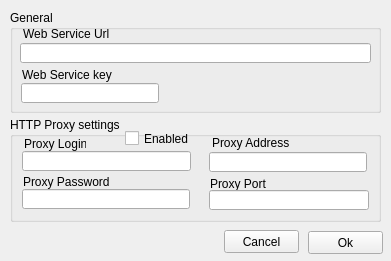
<?xml version="1.0" encoding="UTF-8"?>
<ui version="4.0">
 <class>Settings</class>
 <widget class="QWidget" name="Settings">
  <property name="geometry">
   <rect>
    <x>0</x>
    <y>0</y>
    <width>391</width>
    <height>261</height>
   </rect>
  </property>
  <property name="maximumSize">
   <size>
    <width>391</width>
    <height>16777215</height>
   </size>
  </property>
  <property name="windowTitle">
   <string>Form</string>
  </property>
  <widget class="QGroupBox" name="groupBox">
   <property name="geometry">
    <rect>
     <x>10</x>
     <y>10</y>
     <width>371</width>
     <height>103</height>
    </rect>
   </property>
   <property name="title">
    <string>General</string>
   </property>
   <widget class="QLabel" name="label">
    <property name="geometry">
     <rect>
      <x>13</x>
      <y>16</y>
      <width>105</width>
      <height>16</height>
     </rect>
    </property>
    <property name="text">
     <string>Web Service Url</string>
    </property>
   </widget>
   <widget class="QLineEdit" name="webServiceUrlEdit">
    <property name="geometry">
     <rect>
      <x>10</x>
      <y>33</y>
      <width>351</width>
      <height>20</height>
     </rect>
    </property>
    <property name="maxLength">
     <number>200</number>
    </property>
   </widget>
   <widget class="QLabel" name="label_2">
    <property name="geometry">
     <rect>
      <x>12</x>
      <y>57</y>
      <width>148</width>
      <height>16</height>
     </rect>
    </property>
    <property name="text">
     <string>Web Service key</string>
    </property>
   </widget>
   <widget class="QLineEdit" name="webServiceKeyEdit">
    <property name="geometry">
     <rect>
      <x>11</x>
      <y>73</y>
      <width>138</width>
      <height>20</height>
     </rect>
    </property>
    <property name="maxLength">
     <number>20</number>
    </property>
    <property name="echoMode">
     <enum>QLineEdit::PasswordEchoOnEdit</enum>
    </property>
   </widget>
  </widget>
  <widget class="QPushButton" name="cancelButton">
   <property name="geometry">
    <rect>
     <x>224</x>
     <y>230</y>
     <width>75</width>
     <height>23</height>
    </rect>
   </property>
   <property name="text">
    <string>Cancel</string>
   </property>
  </widget>
  <widget class="QPushButton" name="OkButton">
   <property name="geometry">
    <rect>
     <x>308</x>
     <y>231</y>
     <width>75</width>
     <height>23</height>
    </rect>
   </property>
   <property name="text">
    <string>Ok</string>
   </property>
  </widget>
  <widget class="QGroupBox" name="groupBox_2">
   <property name="geometry">
    <rect>
     <x>10</x>
     <y>117</y>
     <width>371</width>
     <height>105</height>
    </rect>
   </property>
   <property name="title">
    <string>HTTP Proxy settings</string>
   </property>
   <widget class="QLabel" name="label_3">
    <property name="geometry">
     <rect>
      <x>14</x>
      <y>19</y>
      <width>62</width>
      <height>16</height>
     </rect>
    </property>
    <property name="text">
     <string>Proxy Login</string>
    </property>
   </widget>
   <widget class="QLabel" name="label_4">
    <property name="geometry">
     <rect>
      <x>13</x>
      <y>57</y>
      <width>97</width>
      <height>16</height>
     </rect>
    </property>
    <property name="text">
     <string>Proxy Password</string>
    </property>
   </widget>
   <widget class="QLabel" name="label_5">
    <property name="geometry">
     <rect>
      <x>202</x>
      <y>18</y>
      <width>124</width>
      <height>16</height>
     </rect>
    </property>
    <property name="text">
     <string>Proxy Address</string>
    </property>
   </widget>
   <widget class="QLabel" name="label_6">
    <property name="geometry">
     <rect>
      <x>200</x>
      <y>59</y>
      <width>70</width>
      <height>16</height>
     </rect>
    </property>
    <property name="text">
     <string>Proxy Port</string>
    </property>
   </widget>
   <widget class="QLineEdit" name="LoginNameEdit">
    <property name="geometry">
     <rect>
      <x>12</x>
      <y>34</y>
      <width>169</width>
      <height>20</height>
     </rect>
    </property>
    <property name="maxLength">
     <number>20</number>
    </property>
   </widget>
   <widget class="QLineEdit" name="passwordEdit">
    <property name="geometry">
     <rect>
      <x>12</x>
      <y>72</y>
      <width>168</width>
      <height>20</height>
     </rect>
    </property>
    <property name="maxLength">
     <number>20</number>
    </property>
    <property name="echoMode">
     <enum>QLineEdit::PasswordEchoOnEdit</enum>
    </property>
   </widget>
   <widget class="QLineEdit" name="proxyAddressEdit">
    <property name="geometry">
     <rect>
      <x>199</x>
      <y>35</y>
      <width>158</width>
      <height>20</height>
     </rect>
    </property>
    <property name="maxLength">
     <number>50</number>
    </property>
   </widget>
   <widget class="QLineEdit" name="proxyPortEdit">
    <property name="geometry">
     <rect>
      <x>199</x>
      <y>73</y>
      <width>160</width>
      <height>20</height>
     </rect>
    </property>
    <property name="maxLength">
     <number>5</number>
    </property>
   </widget>
   <widget class="QCheckBox" name="enabledCheckBox">
    <property name="geometry">
     <rect>
      <x>115</x>
      <y>13</y>
      <width>70</width>
      <height>17</height>
     </rect>
    </property>
    <property name="text">
     <string>Enabled</string>
    </property>
   </widget>
  </widget>
 </widget>
 <tabstops>
  <tabstop>webServiceUrlEdit</tabstop>
  <tabstop>webServiceKeyEdit</tabstop>
  <tabstop>LoginNameEdit</tabstop>
  <tabstop>passwordEdit</tabstop>
  <tabstop>proxyAddressEdit</tabstop>
  <tabstop>proxyPortEdit</tabstop>
  <tabstop>cancelButton</tabstop>
  <tabstop>OkButton</tabstop>
 </tabstops>
 <resources/>
 <connections/>
</ui>
